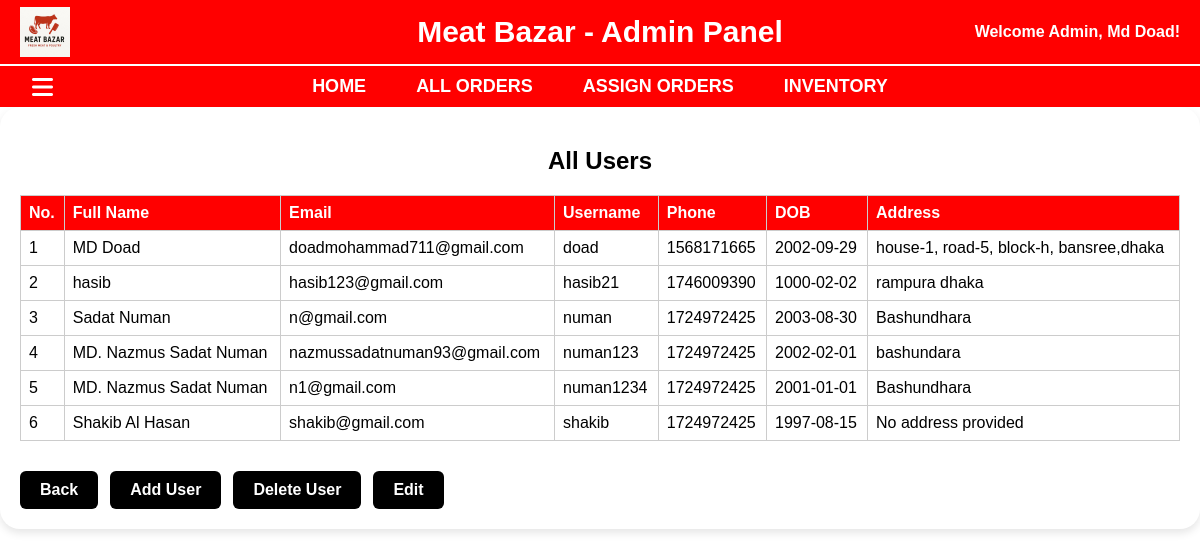
The page /admin/manage_user.php (signed in) on the database its author committed.
### tables this page shows
CREATE TABLE `registration` (
  `full_name` varchar(50) DEFAULT NULL,
  `email` varchar(50) DEFAULT NULL,
  `user_name` varchar(50) NOT NULL,
  `phone_number` varchar(20) DEFAULT NULL,
  `dob` date DEFAULT NULL,
  `password` varchar(255) NOT NULL,
  `address` text DEFAULT 'No address provided'
);

### admin/manage_user.php (the view, shortened to what this page needs)
<?php
include(__DIR__ . '/../includes/db.php');
$users = [];
$result = $conn->query("SELECT * FROM registration");
while ($row = $result->fetch_assoc()) {
    $users[] = $row;
}
?>
<!DOCTYPE html>
<html lang="en">
<head>
    <link rel="stylesheet" href="https://cdnjs.cloudflare.com/ajax/libs/font-awesome/6.5.0/css/all.min.css">
</head>
<body>
    <div class="header">
        <img src="../assets/images/logo.png" alt="Logo">
        <h1>Meat Bazar - Admin Panel</h1>
        <h4>Welcome Admin, <?php echo htmlspecialchars($_SESSION['full_name']); ?>!</h4>
    </div>
    <div class="gap"></div>
    <div class="nav">
        <label for="check"><i class="fa fa-bars menu-toggle"></i></label>
        <a href="admin_dashboard.php">Home</a>
        <a href="admin_all_orders.php">All Orders</a>
        <a href="assign_orders.php">Assign Orders</a>
        <a href="inventory.php">Inventory</a>
    </div>
    <div class="container">
        <div class="content">
            <h2>All Users</h2>
            <table>
                <thead>
                    <tr>
                        <th>No.</th>
                        <th>Full Name</th>
                        <th>Email</th>
                        <th>Username</th>
                        <th>Phone</th>
                        <th>DOB</th>
                        <th>Address</th>
                    </tr>
                </thead>
                <tbody>
                    <?php $counter = 1; ?>
                    <?php foreach ($users as $user): ?>
                        <tr>
                            <td><?php echo $counter++; ?></td>
                            <td><?php echo htmlspecialchars($user['full_name']); ?></td>
                            <td><?php echo htmlspecialchars($user['email']); ?></td>
                            <td><?php echo htmlspecialchars($user['user_name']); ?></td>
                            <td><?php echo htmlspecialchars($user['phone_number']); ?></td>
                            <td><?php echo htmlspecialchars($user['dob']); ?></td>
                            <td><?php echo htmlspecialchars($user['address']); ?></td>
                        </tr>
                    <?php endforeach; ?>
                </tbody>
            </table>
            <div class="btn-row">
                <a href="admin_dashboard.php" class="black-btn">Back</a>
                <a href="add_user.php" class="black-btn">Add User</a>
                <a href="delete_user.php" class="black-btn">Delete User</a>
                <a href="edit_user.php" class="black-btn">Edit</a>
            </div>
        </div>
    </div>
</body>
</html>

### admin/manage_user.php (style rules this page uses)
:root { --HEADER-H: 65px; --GAP-H: 2px; --NAV-H: 45px; --SIDEBAR-W: 220px; }
* { box-sizing: border-box; }
body { margin: 0; font-family: Arial, sans-serif; background: #fff; }
.header { background: red; color: #fff; display: flex; align-items: center; justify-content: center; padding: 15px 20px; position: fixed; top: 0; left: 0; width: 100%; z-index: 1000; }
.header img { position: absolute; left: 20px; height: 50px; }
.header h1 { margin: 0; font-size: 30px; font-weight: bold; }
.header h4 { margin: 0; position: absolute; right: 20px; top: 50%; transform: translateY(-50%); }
.gap { background: #fff; height: 2px; position: fixed; top: var(--HEADER-H); left: 0; width: 100%; z-index: 999; }
.nav { background: #FF0000; display: flex; align-items: center; justify-content: center; padding: 10px 0; position: fixed; top: calc(var(--HEADER-H) + var(--GAP-H)); left: 0; width: 100%; z-index: 998; }
.nav a { color: #fff; text-decoration: none; margin: 0 25px; font-size: 18px; font-weight: bold; text-transform: uppercase; }
.menu-toggle { position: absolute; left: 32px; top: 50%; transform: translateY(-50%); font-size: 24px; color: #fff; cursor: pointer; }
.container { position: relative; }
.content { padding: 20px; transition: margin-left .4s ease; margin-left: 0; margin-top: calc(var(--HEADER-H) + var(--GAP-H) + var(--NAV-H)); background: #fff; border-radius: 20px; box-shadow: 0 4px 8px rgba(0, 0, 0, 0.1); }
.content h2 { text-align: center; }
table { width: 100%; border-collapse: collapse; margin-bottom: 30px; }
th, td { border: 1px solid #ccc; padding: 8px; text-align: left; }
th { background-color: red; color: white; }
.btn-row { display: flex; gap: 12px; justify-content: flex-start; margin-top: 30px; }
.black-btn { display: inline-block; padding: 10px 20px; background: black; color: #fff; text-decoration: none; border-radius: 6px; border: none; cursor: pointer; font-weight: 600; }

### rows shown on the page
registration: full_name "MD Doad", email "doadmohammad711@gmail.com", user_name "doad", phone_number "1568171665", dob "2002-09-29", address "house-1, road-5, block-h, bansree,dhaka"
registration: full_name "hasib", email "hasib123@gmail.com", user_name "hasib21", phone_number "1746009390", dob "1000-02-02", address "rampura dhaka"
registration: full_name "Sadat Numan", email "n@gmail.com", user_name "numan", phone_number "1724972425", dob "2003-08-30", address "Bashundhara"
registration: full_name "MD. Nazmus Sadat Numan", email "nazmussadatnuman93@gmail.com", user_name "numan123", phone_number "1724972425", dob "2002-02-01", address "bashundara"
registration: full_name "MD. Nazmus Sadat Numan", email "n1@gmail.com", user_name "numan1234", phone_number "1724972425", dob "2001-01-01", address "Bashundhara"
registration: full_name "Shakib Al Hasan", email "shakib@gmail.com", user_name "shakib", phone_number "1724972425", dob "1997-08-15", address "No address provided"

### other values the page prints
$_SESSION['full_name'] "Md Doad"
